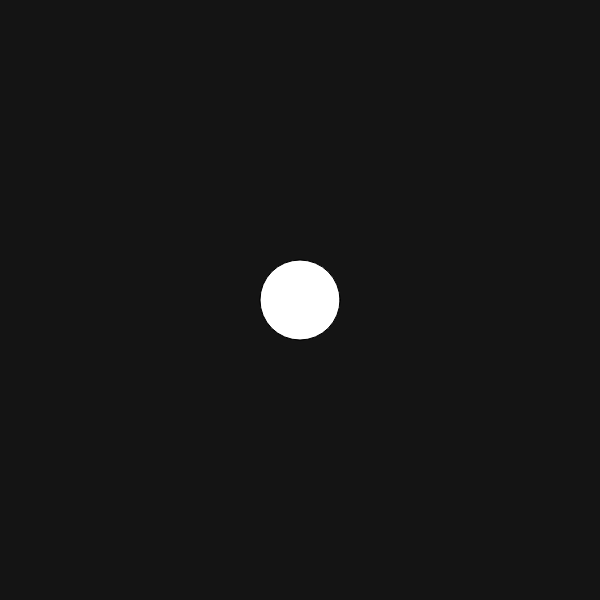
Frame 1 (no input)
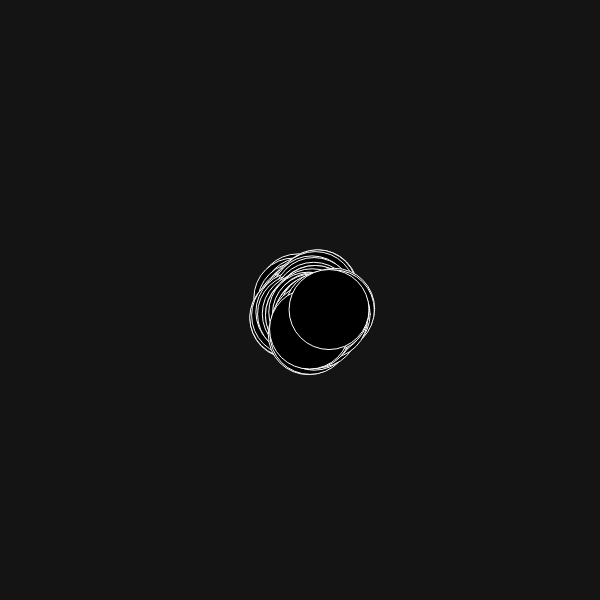
Frame 60 (no input)
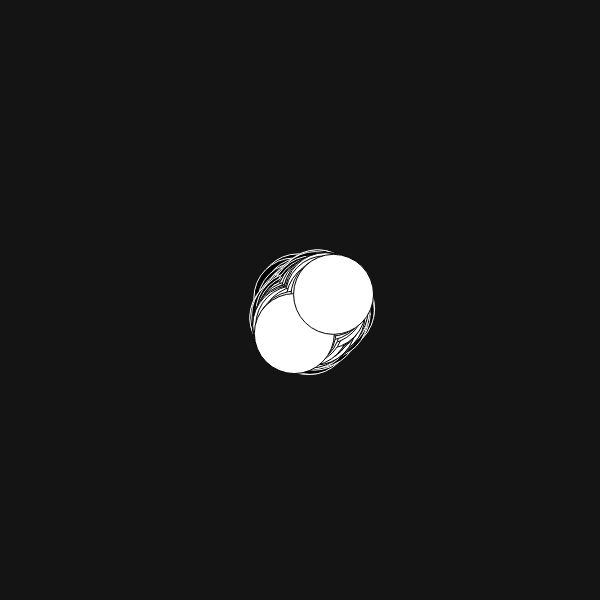
Frame 120 (the mouse pressed at the canvas centre since frame 60)

The p5.js sketch that drew these frames (run headless with seeded random() and noise() and a simulated clock; from frame 60 on, the mouse is pressed at the canvas centre):

// p5.js sketch
// ── sketch.js

const color_bg = 205;

const resX = 600;
const resY = 600;

const maxStep = 10;

let xPos = resX / 2;
let yPos = resY / 2;

const mouseEffect = () => {
	if (mouseIsPressed) {
		fill(255);
		stroke(0);
	} else {
		fill(0);
		stroke(255);
	}
}

const randomStep = maxStep => {
	let num = (Math.random() * maxStep) - (maxStep / 2);
	console.log(num);
	return num;
}


function setup() 
{
	createCanvas(resX, resY);
	background(20);
}

function draw()
{
	ellipse(xPos, yPos, 80, 80);
	ellipse(yPos, xPos, 80, 80)
	mouseEffect();

	xPos += randomStep(maxStep);
	yPos += randomStep(maxStep);
}
